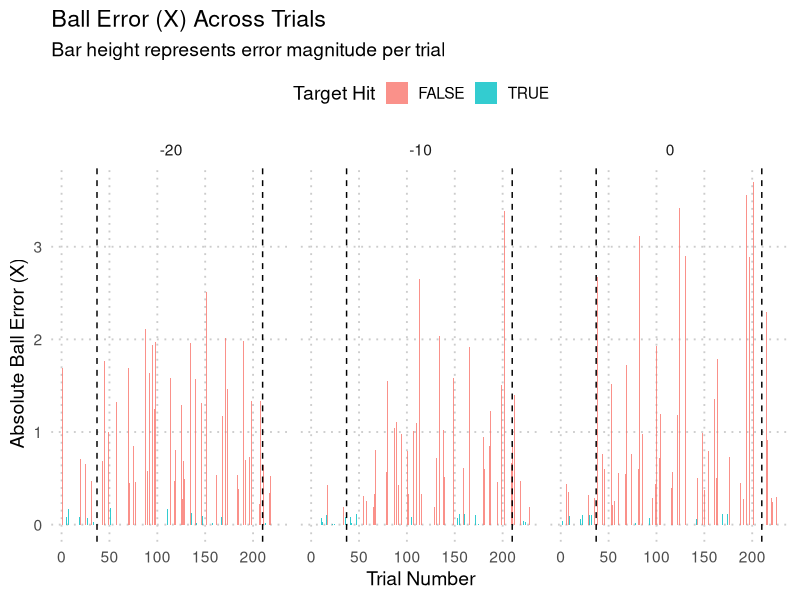
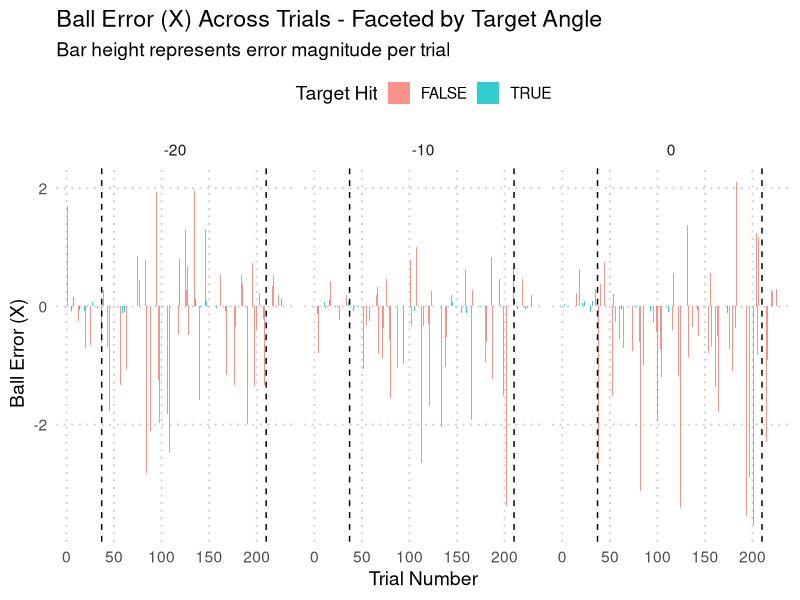
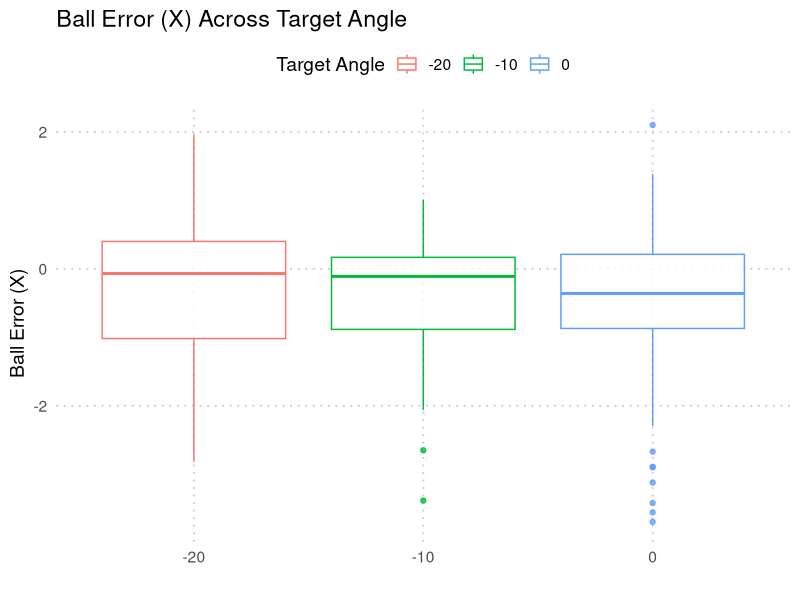
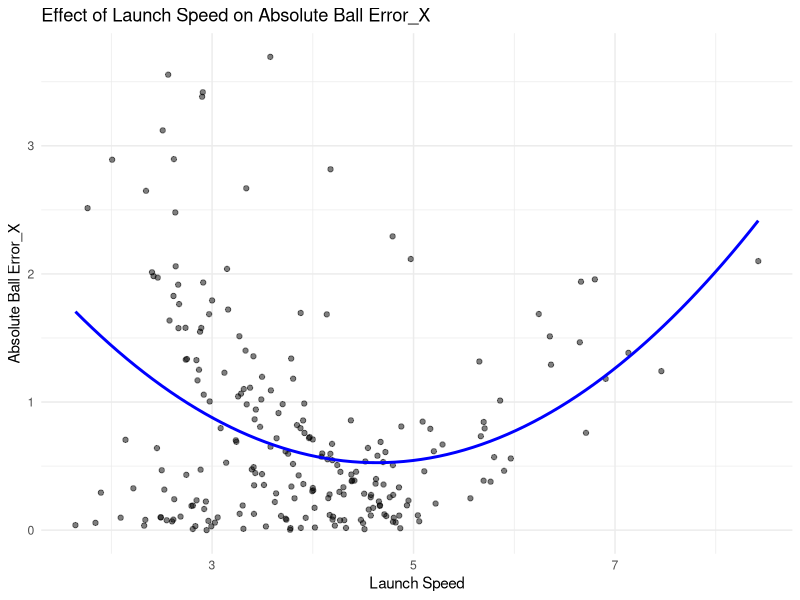
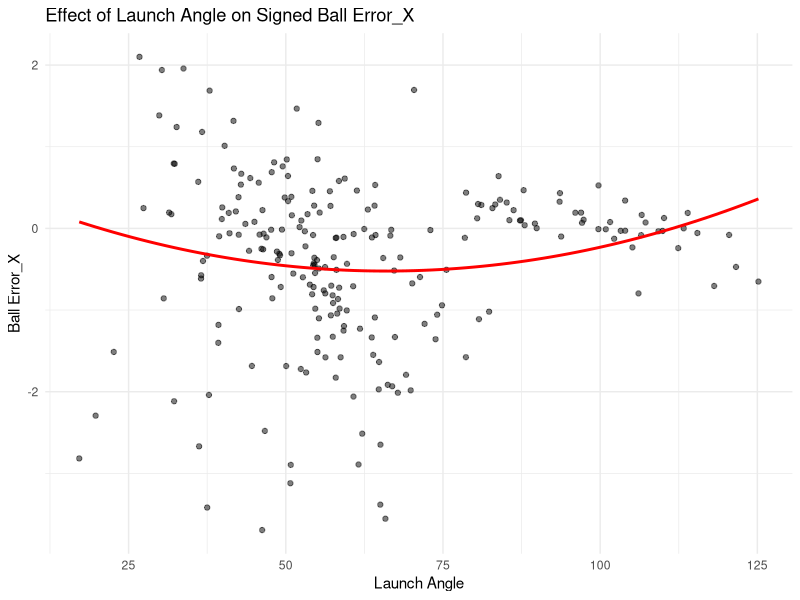
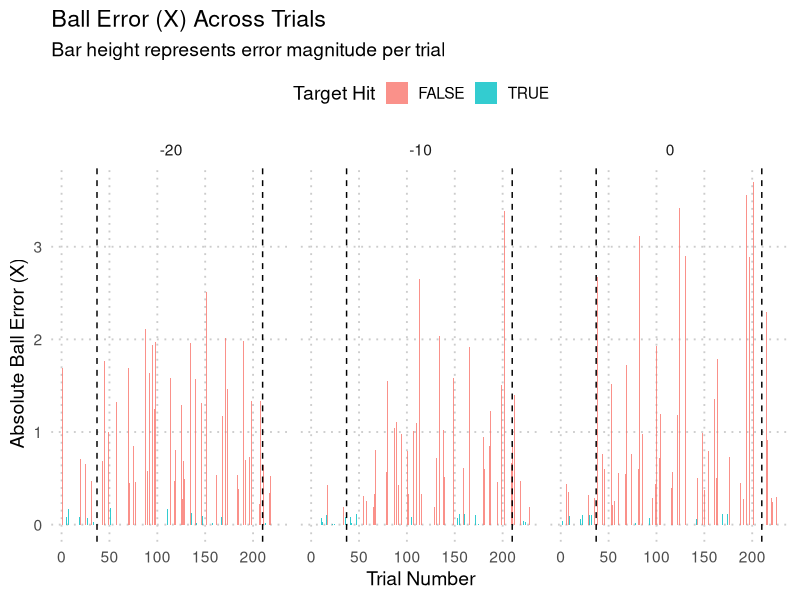
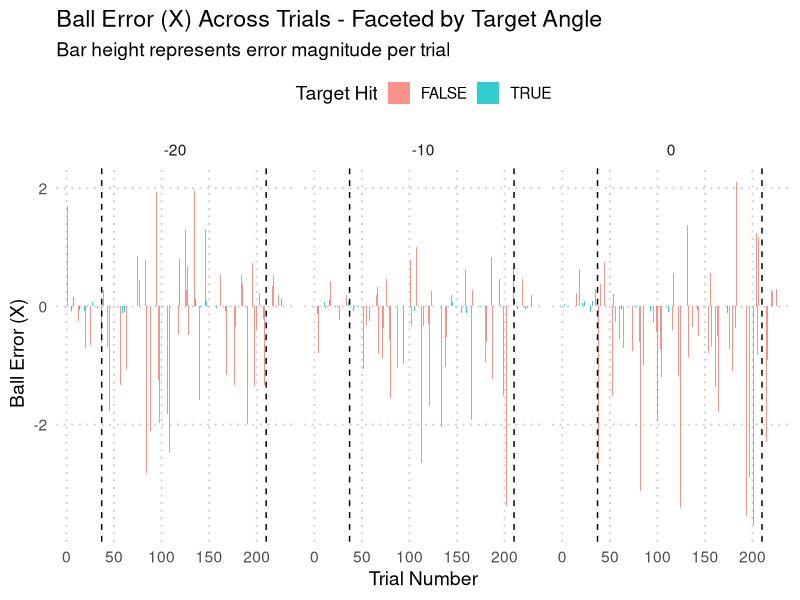
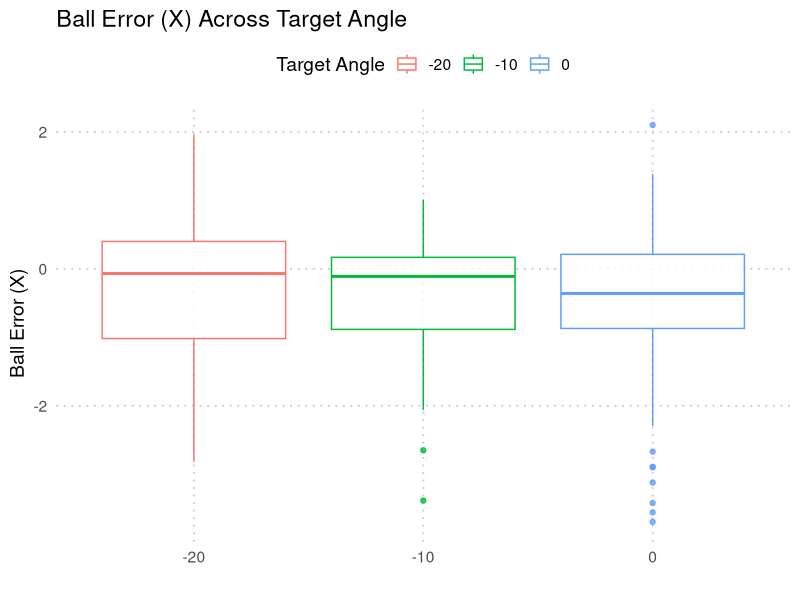

Recreate these plots in R, in order.

# libraries
library(readr)
library(ggplot2)
library(dplyr)

# load data
dat <- read_csv("Example Data/trial_results_120_current.csv")

# load save path
save_path <- "Figures/Pilot"

# create ball_error_x variable
dat$ball_error_x <- dat$final_ball_pos_x - dat$target_position_x

# change launch angle to a numerical variable
dat$launch_angle <- as.numeric(dat$launch_angle)
str(dat$launch_angle)

# rename water_speed_m/s to water_speed_m_s
colnames(dat)[which(names(dat) == "water_speed_m/s")] <- "water_speed_m_s"
dat$water_speed_m_s <- as.factor(dat$water_speed_m_s)
dat$target_angle <- as.factor(dat$target_angle)

# create abs_ball_error_xhttp://127.0.0.1:14027/graphics/plot_zoom_png?width=2544&height=1330
dat$abs_ball_error_x <- abs(dat$ball_error_x)







# Bar graph showing absolute ball_error_x across all trials
plt1 <- ggplot(dat, aes(x = trial_num, y = abs_ball_error_x, fill = as.factor(target_hit))) +
  geom_col(width = 0.8, alpha = 0.8) +
  theme_minimal(base_size = 14) +
  geom_vline(xintercept = 37, linetype = 'dashed') +
  geom_vline(xintercept = 210, linetype = 'dashed') +
  labs(
    x = "Trial Number",
    y = "Absolute Ball Error (X)",
    fill = "Target Hit",
    title = "Ball Error (X) Across Trials",
    subtitle = "Bar height represents error magnitude per trial"
  ) +
  theme(
    legend.position = "top",
    panel.grid.major = element_line(color = "grey80", linetype = "dotted"),
    panel.grid.minor = element_blank()
  ) + facet_wrap(~target_angle)
plt1
ggsave("abs_ball_error_x.png", path = save_path, plot = plt1)


# Bar graph showing ball_error_x across all trials (faceted by target angle)
plt2 <- ggplot(dat, aes(x = trial_num, y = ball_error_x, fill = as.factor(target_hit))) +
  geom_col(width = 0.8, alpha = 0.8) +  
  theme_minimal(base_size = 14) +
  geom_vline(xintercept = 37, linetype = 'dashed') +
  geom_vline(xintercept = 210, linetype = 'dashed') +
  labs(
    x = "Trial Number",
    y = "Ball Error (X)",
    fill = "Target Hit",
    title = "Ball Error (X) Across Trials - Faceted by Target Angle",
    subtitle = "Bar height represents error magnitude per trial"
  ) +
  theme(
    legend.position = "top",
    panel.grid.major = element_line(color = "grey80", linetype = "dotted"),
    panel.grid.minor = element_blank()
  ) +
  facet_wrap(~target_angle)  

plt2
ggsave("ball_error_x.png", path = save_path, plot = plt2)


# Boxplots showing ball_error_x within targets (all trials)
plt3 <- ggplot(dat, aes(x = as.factor(target_angle), y = ball_error_x, color = as.factor(target_angle))) +
  geom_boxplot(width = 0.8, alpha = 0.8) +  
  theme_minimal(base_size = 14) +
  labs(
    x = "",
    y = "Ball Error (X)",
    color = "Target Angle",
    title = "Ball Error (X) Across Target Angle",
  ) +
  theme(
    legend.position = "top",
    panel.grid.major = element_line(color = "grey80", linetype = "dotted"),
    panel.grid.minor = element_blank()
  ) 
plt3
ggsave("ball_error_x_boxplot.png", path = save_path,  plot = plt3)



# filter each phase of experiment
dat_baseline <- filter(dat, trial_num < 37)
dat_exposure <- filter(dat, trial_num > 36 & trial_num < 211)
dat_washout <- filter(dat, trial_num > 210)


# linear models to test if abs ball error decreases across trials (for rudimentary evidence of learning curves?)
mod_base <- lm(abs_ball_error_x ~ trial_num, data = dat_baseline)
summary(mod_base)

mod_exp <- lm(abs_ball_error_x ~ trial_num, data = dat_exposure)
summary(mod_exp)

mod_wash <- lm(abs_ball_error_x ~ trial_num, data = dat_washout)
summary(mod_wash)


# summary stats for experimental phase data
dat_baseline %>%
  group_by(target_angle) %>%
  summarise(mean_ball_error_x = mean(ball_error_x, na.rm = TRUE), var_ball_error_x = var(ball_error_x, na.rm = TRUE))

dat_exposure %>%
  group_by(target_angle) %>%
  summarise(mean_ball_error_x = mean(ball_error_x, na.rm = TRUE), var_ball_error_x = var(ball_error_x, na.rm = TRUE))

dat_washout %>%
  group_by(target_angle) %>%
  summarise(mean_ball_error_x = mean(ball_error_x, na.rm = TRUE), var_ball_error_x = var(ball_error_x, na.rm = TRUE))


ggplot(dat, aes(x = launch_Speed, y = abs_ball_error_x)) +
  geom_point(alpha = 0.5) +
  geom_smooth(method = "lm", formula = y ~ poly(x, 2), se = FALSE, color = "blue") +
  labs(title = "Effect of Launch Speed on Absolute Ball Error_X",
       x = "Launch Speed",
       y = "Absolute Ball Error_X") +
  theme_minimal()

ggplot(dat, aes(x = launch_angle, y = ball_error_x)) +
  geom_point(alpha = 0.5) +
  geom_smooth(method = "lm", formula = y ~ poly(x, 2), se = FALSE, color = "red") +
  labs(title = "Effect of Launch Angle on Signed Ball Error_X",
       x = "Launch Angle",
       y = "Ball Error_X") +
  theme_minimal()


# linear models illustrating the effect of launch speed and angle on ball_error_x
mod_speed <- lm(ball_error_x ~ launch_Speed, data = dat)
summary(mod_speed)

mod_angle <- lm(ball_error_x ~ launch_angle, data = dat)
summary(mod_angle)


mod_interaction <- lm(ball_error_x ~ launch_Speed + I(launch_Speed^2) * launch_angle, data = dat)
summary(mod_interaction)

mod_quad <- lm(abs_ball_error_x ~ launch_Speed + I(launch_Speed^2) * launch_angle + I(launch_angle^2), data = dat)
summary(mod_quad)

